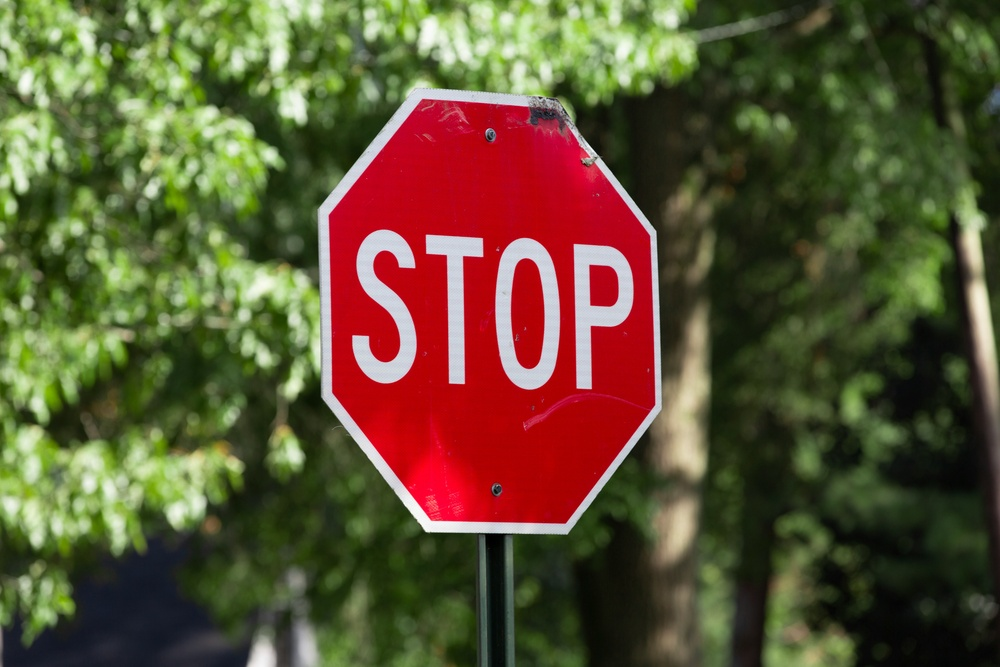
#> input picture day07/img/stop_sign.jpg, 1000 x 667 px, shrunk from 5760 x 3840 before the run; its folder holds 5 pictures in this run
$ python step3.py
#> lines starting #> are read from the running program, lines starting #| are printed output that depends on the picture; after the words box and inside, x2 and y2 are one past the last pixel; in counts of white or black regions, pixels touching at a corner belong together
import cv2 as cv
import numpy as np
import matplotlib.pyplot as plt
from sample_download import get_sample

# ========== Step 1: 정지 표지판 이미지 로드 ==========
# 자신의 이미지 경로를 입력하세요
img = cv.imread('./img/stop_sign.jpg')  # TODO: 파일 경로 수정
#> img is the input picture: shape (667, 1000, 3); mean B, G, R 52.3, 81.8, 95.1

if img is None:
    print("Image not found!")
    exit()

hsv = cv.cvtColor(img, cv.COLOR_BGR2HSV)
#> hsv: shape (667, 1000, 3); mean H, S, V 61.8, 137.5, 108.7
h, w = img.shape[:2]
#> h = 667; w = 1000

# ========== Step 2: 빨간색 마스크 생성 ==========
# 빨강: H 0~10, 170~180 (HSV에서 H는 0~180)
# TODO: 두 개의 빨간색 범위 마스크 생성 후 OR 연산
# lower_red1, upper_red1 정의
lower_red1 = np.array([0, 50, 50])
upper_red1 = np.array([10, 255, 255])

# lower_red2, upper_red2 정의
lower_red2 = np.array([170, 50, 50])
upper_red2 = np.array([179, 255, 255])

mask1 = cv.inRange(hsv, lower_red1, upper_red1)
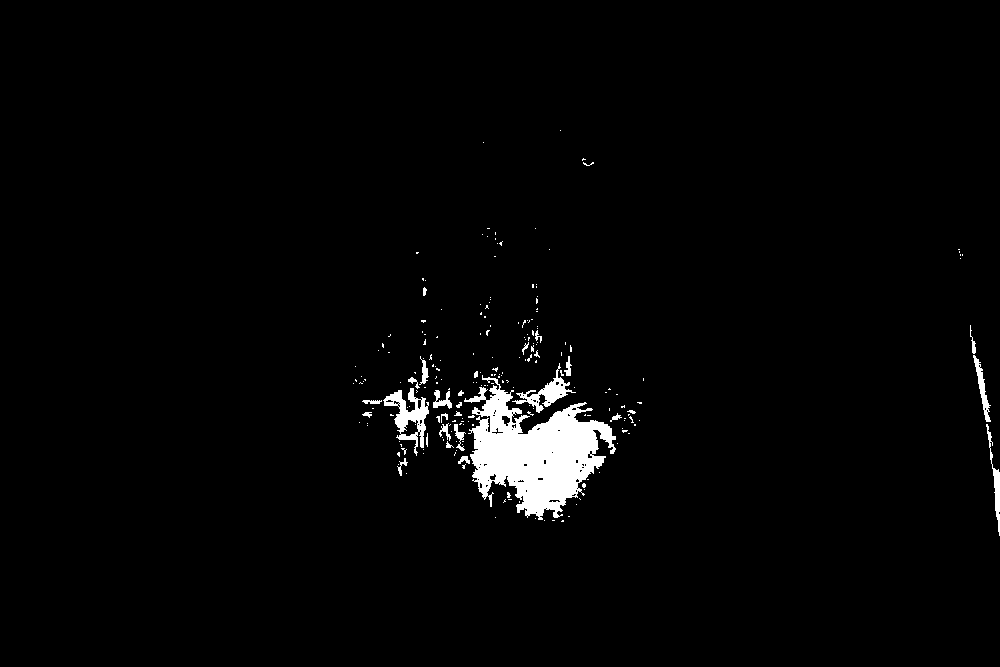
#> mask1: shape (667, 1000); 2.3% white; 216 white regions (188 under 20 px), largest, box (x1, y1, x2, y2) and area: (464, 375, 616, 520) 10678, (383, 388, 429, 456) 1143, (512, 363, 576, 413) 772
mask2 = cv.inRange(hsv, lower_red2, upper_red2)
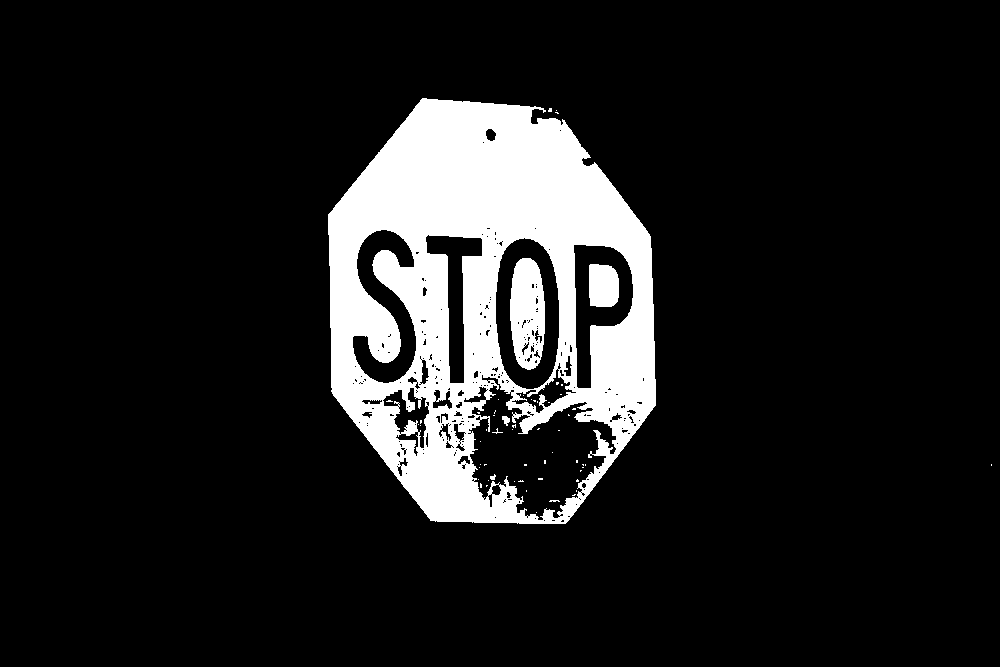
#> mask2: shape (667, 1000); 12.3% white; 58 white regions (53 under 20 px), largest, box (x1, y1, x2, y2) and area: (328, 98, 656, 524) 77215, (510, 258, 545, 370) 3049, (589, 264, 619, 307) 1182, (502, 416, 510, 426) 51, (490, 474, 496, 480) 23
red_mask = cv.bitwise_or(mask1, mask2)
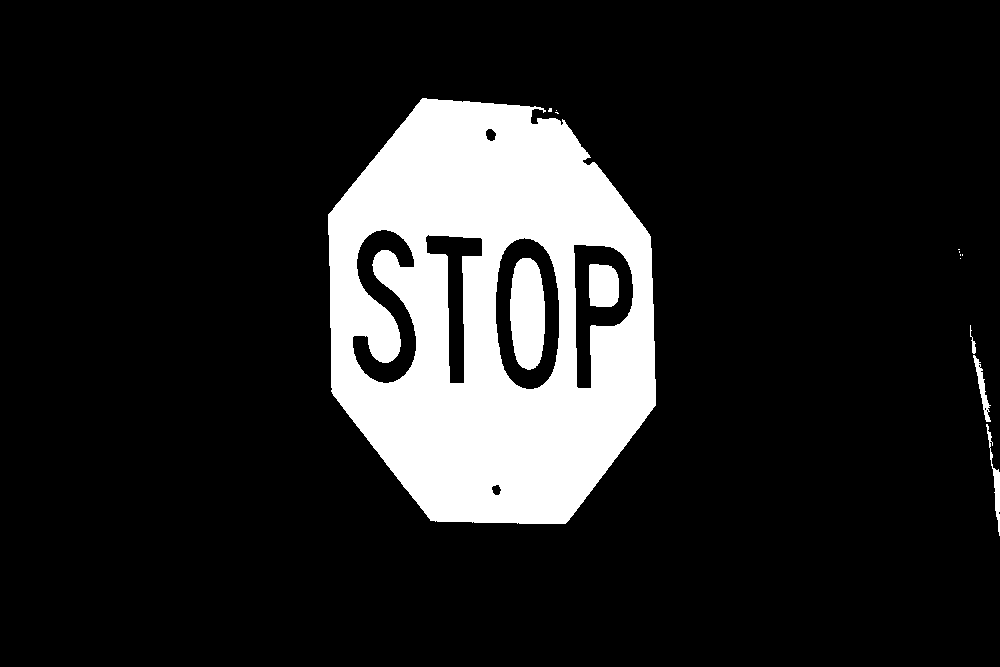
#> red_mask: shape (667, 1000); 14.5% white; 14 white regions (8 under 20 px), largest, box (x1, y1, x2, y2) and area: (328, 98, 656, 524) 91764, (510, 258, 545, 370) 3248, (589, 264, 619, 307) 1182, (986, 424, 1000, 536) 391, (973, 355, 991, 422) 356, (970, 325, 976, 354) 64
print(f"Red pixels: {cv.countNonZero(red_mask)}")
#| Red pixels: 97034

# ========== Step 3: 노이즈 제거 (모폴로지) ==========
# TODO: 아래 코드를 구현하세요
kernel = cv.getStructuringElement(cv.MORPH_ELLIPSE, (5, 5))
red_mask = cv.morphologyEx(red_mask, cv.MORPH_CLOSE, kernel)
#> red_mask: shape (667, 1000); 14.6% white; 6 white regions (1 under 20 px), largest, box (x1, y1, x2, y2) and area: (328, 98, 656, 524) 91821, (510, 258, 545, 370) 3248, (589, 264, 619, 307) 1182, (970, 325, 1000, 536) 843, (547, 108, 559, 114) 27
red_mask = cv.morphologyEx(red_mask, cv.MORPH_OPEN, kernel)
#> red_mask: shape (667, 1000); 14.5% white; 6 white regions (1 under 20 px)

# ========== Step 4: 컨투어 검출 ==========
# TODO: cv.findContours() 사용
# O와 P 안의 빨간 부분까지 표지판으로 인식해서 RETR_TREE대신 RETR_EXTERNAL 사용
contours, _ = cv.findContours(red_mask, cv.RETR_EXTERNAL, cv.CHAIN_APPROX_SIMPLE)
#> contours = 4 contours, 1 with area under 20; largest, box (x1, y1, x2, y2) and area: (328, 98, 656, 524) 111476, (974, 358, 990, 413) 252, (993, 469, 1000, 521) 212
print(f"Found {len(contours)} contours")
#| Found 4 contours

# ========== Step 5: 컨투어 필터링 (면적 및 형태) ==========
min_area = 100
detected_signs = []
for contour in contours:
    area = cv.contourArea(contour)
    if area < min_area:
        continue

    # TODO: 다음을 구현하세요
    # 1) 근사 다각형(approxPolyDP) 계산
    perimeter = cv.arcLength(contour, True)
    approx = cv.approxPolyDP(contour, 0.02 * perimeter, True)

    # 2) 꼭짓점 개수 확인 (8각형은 8개)
    num_vertices = len(approx)

    # 3) 바운딩 박스의 aspect ratio 계산
    x, y, w, h = cv.boundingRect(contour)
    aspect_ratio = float(w) / h if h > 0 else 0

    # 4) 정사각형 형태 확인 (aspect ratio 0.8~1.2)
    if 0.8 <= aspect_ratio <= 1.2:
        if 7 <= num_vertices <= 10:  # 팔각형(8)을 기준으로 앞뒤 여유를 둡니다.
            detected_signs.append((x, y, w, h, num_vertices))

    # 5) detected_signs 리스트에 추가
    if num_vertices >= 6:  # 최소 6개 꼭짓점 (팔각형도 충분히 감지)
        if 0.8 <= aspect_ratio <= 1.2:
            detected_signs.append((x, y, w, h, num_vertices))
#> this loop made 4 passes
#> (area, perimeter, num_vertices, x, y, w, h, aspect_ratio) on passes 3 to 4: (251.5, 125.4, 6, 974, 358, 16, 55, 0.291), (111476.5, 1307.2, 8, 328, 98, 328, 426, 0.77)
#> (area, perimeter, approx, num_vertices, x, y, w, h) on pass 1: (211.5, 110.7, [[995, 469], [995, 510], [999, 520], [999, 470]], 4, 993, 469, 7, 52)
#> after the loop, detected_signs = []

print(f"Detected stop signs: {len(detected_signs)}")
#| Detected stop signs: 0

# ========== Step 6: 결과 시각화 ==========
result_img = img.copy()

for x, y, w, h, vertices in detected_signs:
    # TODO: 바운딩 박스와 텍스트 그리기
    cv.rectangle(result_img, (x, y), (x+w, y+h), (0, 0, 255), 2)
    cv.putText(result_img, f'Stop ({vertices}v)', (x, y-10), cv.FONT_HERSHEY_SIMPLEX, 0.7, (0, 255, 0), 2)
#> this loop made 0 passes

plt.figure(figsize=(12, 6))
plt.subplot(121)
plt.imshow(cv.cvtColor(red_mask, cv.COLOR_GRAY2RGB))
plt.title('Red Color Mask')
plt.axis('off')
plt.subplot(122)
plt.imshow(cv.cvtColor(result_img, cv.COLOR_BGR2RGB))
plt.title(f'Detected Stop Signs ({len(detected_signs)})')
plt.axis('off')
plt.tight_layout()
plt.show()
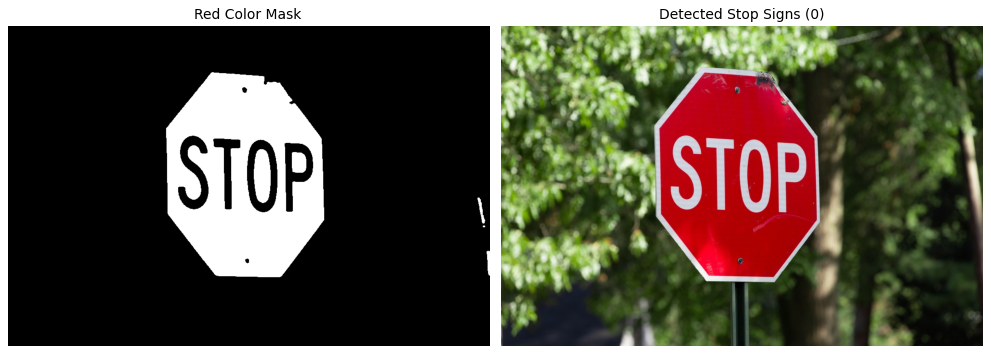
#> figure drawn by matplotlib, 2 panels
